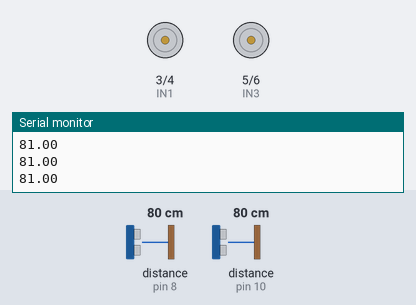
The sketch below on a simulated Arduino Uno, built with avr-gcc and run on an emulated ATmega328P. On the bench: motor-driver pin pairs drawn as motors (green arrow = first pin HIGH = forward, orange = second pin HIGH = backward, longer = more drive, scaled by the enable pin), the last lines printed to the serial monitor. Inputs (shaded band) come from the test bench; at power-on: distance to the obstacle (sensors on pin 8, pin 10) 80 cm. The echo pulse lasts 58.3 µs per cm; random numbers use the default seed unless the sketch sets one.

Above: at 1.2 s.
1.3 s: distance to the obstacle (sensor on pin 8) set to 34 cm
2.8 s: distance to the obstacle (sensor on pin 8) set to 27 cm
At 4.0 s:
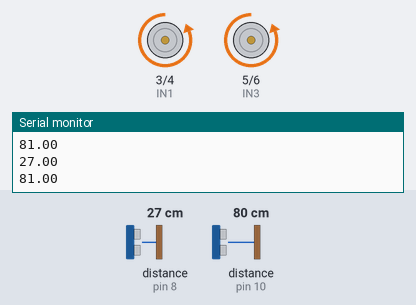
4.5 s: distance to the obstacle (sensor on pin 8) set to 35 cm
At 6.2 s:
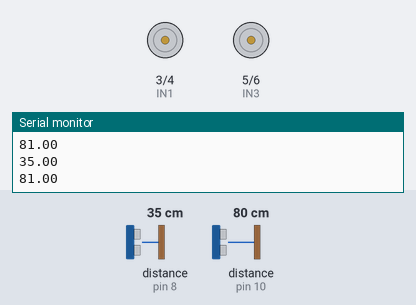
6.5 s: distance to the obstacle (sensor on pin 10) set to 34 cm
8.0 s: distance to the obstacle (sensor on pin 10) set to 29 cm
At 9.3 s:
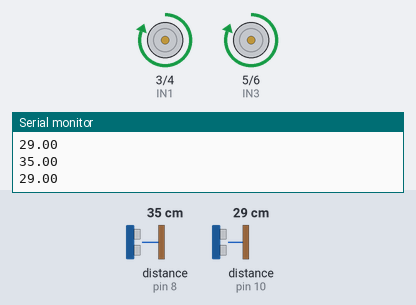
9.6 s: distance to the obstacle (sensor on pin 10) set to 35 cm
At 10.9 s:
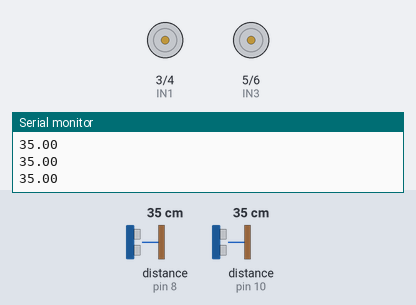
Timing chart, 0 to 12.3 s (numbered marks = the images above; inputs shaded):
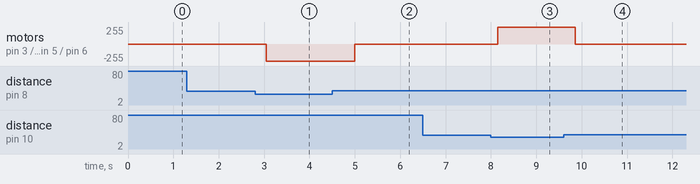

The sketch:

Roboter_Projekt_Sicher.ino
```cpp
#include <NewPing.h>                                      //Bibliothek Ultraschall

#define TRIG_PIN_L 9                                      //definierien PIN Trigger Ultraschall Links
#define ECHO_PIN_L 8                                      //definieren PIN Echo Ultraschall Links
#define MAX_DIST_L 800                                    //definieren Maximale Distanz

#define TRIG_PIN_R 11
#define ECHO_PIN_R 10
#define MAX_DIST_R 800

NewPing sonar_L(TRIG_PIN_L, ECHO_PIN_L, MAX_DIST_L);
NewPing sonar_R(TRIG_PIN_R, ECHO_PIN_R, MAX_DIST_R);

const int IN1 = 3;                                      //Motor Links Polarität PIN 3
const int IN2 = 4;                                      //" PIN 4
const int IN3 = 5;                                      //Motor Rechts Polarität PIN 5
const int IN4 = 6;                                      //" PIN 6

const int ENA = 2;                                      //PWM Motor Links PIN 2
const int ENB = 7;                                      //PWM Motor Rechts PIN 7

double randNumber_klein;
double randNumber_gross;

void setup() {

  Serial.begin(9600);

  pinMode(IN1, OUTPUT);                                 //definieren der PINs als OUTPUT
  pinMode(IN2, OUTPUT);
  pinMode(IN3, OUTPUT);
  pinMode(IN4, OUTPUT);
  pinMode(ENA, OUTPUT);
  pinMode(ENB, OUTPUT);

  randomSeed(analogRead(0));                            //Nicht benutzter Analog Eingang wird als Grösse benutzt um immer einen unterschiedlichen Random zu erhalten
  // put your setup code here, to run once:

}

void loop() {


  delay(50);
  double distanceCM_L = sonar_L.ping_cm();
  Serial.println(distanceCM_L);
  double distanceCM_R = sonar_R.ping_cm();
  Serial.println(distanceCM_R);
  delay(100);

  randNumber_klein = random(10000, 20000);            //Random Zahl zwischen 10000 und 20000
  randNumber_gross = random(10000, 20000);


    analogWrite(ENA, 125);
    analogWrite(ENB, 125);

    digitalWrite(IN1, LOW);
    digitalWrite(IN2, HIGH);
    digitalWrite(IN3, HIGH);
    digitalWrite(IN4, LOW);       //Fährt geradeaus


  if ((distanceCM_R <= 30 && distanceCM_R >= 1) && distanceCM_L >=32){        // Wenn Abstand Rechts kleiner gleich 30 und grösser 1 ist UND Abstand Links grösser 32, dann soll er Links ausweichen

    for(int i = 0; i < randNumber_klein; i++){

      analogWrite(ENA, 175);
      analogWrite(ENB, 175);

      digitalWrite(IN1, HIGH);
      digitalWrite(IN2, LOW);
      digitalWrite(IN3, HIGH);
      digitalWrite(IN4, LOW);       //Weicht nach Links aus

    }
    delay(100);
  }


  if ((distanceCM_L <= 30 && distanceCM_L >= 1) && distanceCM_R >=32){    // Wenn Abstand Links kleiner gleich 30 und grösser 1 ist UND Abstand Rechts grösser 32, dann soll er Rechts ausweichen

    for(int j = 0; j < randNumber_klein; j++){

      analogWrite(ENA, 175);
      analogWrite(ENB, 175);

      digitalWrite(IN1, LOW);
      digitalWrite(IN2, HIGH);
      digitalWrite(IN3, LOW);
      digitalWrite(IN4, HIGH);       //Weicht nach Rechts aus

    }
    delay(100);
  }


  if ((distanceCM_L <= 30 && distanceCM_L >= 1) && (distanceCM_R <= 30 && distanceCM_R >= 1)){      //Wenn beide Abstände kleiner gleich 30 UND grösser 1 sind, dann auch ausweichen

    for(int k = 0; k < randNumber_gross; k++){

      analogWrite(ENA, 175);
      analogWrite(ENB, 175);

      digitalWrite(IN1, LOW);
      digitalWrite(IN2, HIGH);
      digitalWrite(IN3, LOW);
      digitalWrite(IN4, HIGH);       //Weicht nach komplett aus
    }
    delay(100);
  }

  // put your main code here, to run repeatedly:

}
```

Measured:
- the behaviour switches between 31 and 30 cm on distance to the obstacle (sensor on pin 8) (found by bisection; images 0 and 1)
- the behaviour switches between 31 and 30 cm on distance to the obstacle (sensor on pin 10) (found by bisection; images 2 and 3)
- after the input at 2.8 s, motor on pin 3 (IN1) / pin 4 (IN2), motor on pin 5 (IN3) / pin 6 (IN4): stopped → backward 255/255 after 0.24 s
- after the input at 4.5 s, motor on pin 3 (IN1) / pin 4 (IN2), motor on pin 5 (IN3) / pin 6 (IN4): backward 255/255 → stopped after 0.50 s
- after the input at 8.0 s, motor on pin 3 (IN1) / pin 4 (IN2), motor on pin 5 (IN3) / pin 6 (IN4): stopped → forward 255/255 after 0.16 s
- after the input at 9.6 s, motor on pin 3 (IN1) / pin 4 (IN2), motor on pin 5 (IN3) / pin 6 (IN4): forward 255/255 → stopped after 0.26 s
